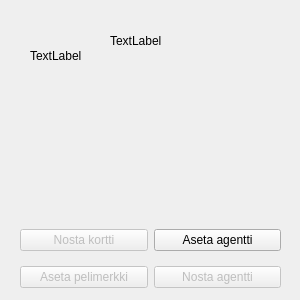
<?xml version="1.0" encoding="UTF-8"?>
<ui version="4.0">
 <class>Kaupunginosa</class>
 <widget class="QWidget" name="Kaupunginosa">
  <property name="geometry">
   <rect>
    <x>0</x>
    <y>0</y>
    <width>300</width>
    <height>300</height>
   </rect>
  </property>
  <property name="windowTitle">
   <string>Form</string>
  </property>
  <widget class="QLabel" name="nimi">
   <property name="geometry">
    <rect>
     <x>110</x>
     <y>20</y>
     <width>171</width>
     <height>41</height>
    </rect>
   </property>
   <property name="text">
    <string>TextLabel</string>
   </property>
   <property name="wordWrap">
    <bool>true</bool>
   </property>
  </widget>
  <widget class="QWidget" name="gridLayoutWidget">
   <property name="geometry">
    <rect>
     <x>20</x>
     <y>220</y>
     <width>261</width>
     <height>78</height>
    </rect>
   </property>
   <layout class="QGridLayout" name="gridLayout">
    <item row="0" column="1">
     <widget class="QPushButton" name="setAgent">
      <property name="text">
       <string>Aseta agentti</string>
      </property>
     </widget>
    </item>
    <item row="1" column="1">
     <widget class="QPushButton" name="drawAgent">
      <property name="enabled">
       <bool>false</bool>
      </property>
      <property name="text">
       <string>Nosta agentti</string>
      </property>
      <property name="default">
       <bool>false</bool>
      </property>
      <property name="flat">
       <bool>false</bool>
      </property>
     </widget>
    </item>
    <item row="0" column="0">
     <widget class="QPushButton" name="drawCard">
      <property name="enabled">
       <bool>false</bool>
      </property>
      <property name="text">
       <string>Nosta kortti</string>
      </property>
     </widget>
    </item>
    <item row="1" column="0">
     <widget class="QPushButton" name="setToken">
      <property name="enabled">
       <bool>false</bool>
      </property>
      <property name="text">
       <string>Aseta pelimerkki</string>
      </property>
     </widget>
    </item>
   </layout>
  </widget>
  <widget class="QLabel" name="pakka">
   <property name="geometry">
    <rect>
     <x>30</x>
     <y>10</y>
     <width>61</width>
     <height>91</height>
    </rect>
   </property>
   <property name="text">
    <string>TextLabel</string>
   </property>
  </widget>
  <widget class="QWidget" name="age1" native="true">
   <property name="geometry">
    <rect>
     <x>40</x>
     <y>120</y>
     <width>61</width>
     <height>91</height>
    </rect>
   </property>
   <property name="autoFillBackground">
    <bool>true</bool>
   </property>
  </widget>
  <widget class="QWidget" name="age3" native="true">
   <property name="geometry">
    <rect>
     <x>200</x>
     <y>120</y>
     <width>61</width>
     <height>91</height>
    </rect>
   </property>
   <property name="autoFillBackground">
    <bool>true</bool>
   </property>
  </widget>
  <widget class="QWidget" name="age2" native="true">
   <property name="geometry">
    <rect>
     <x>120</x>
     <y>120</y>
     <width>61</width>
     <height>91</height>
    </rect>
   </property>
   <property name="autoFillBackground">
    <bool>true</bool>
   </property>
  </widget>
  <widget class="QWidget" name="horizontalLayoutWidget">
   <property name="geometry">
    <rect>
     <x>40</x>
     <y>120</y>
     <width>221</width>
     <height>91</height>
    </rect>
   </property>
   <layout class="QHBoxLayout" name="agentit"/>
  </widget>
 </widget>
 <resources/>
 <connections/>
</ui>
